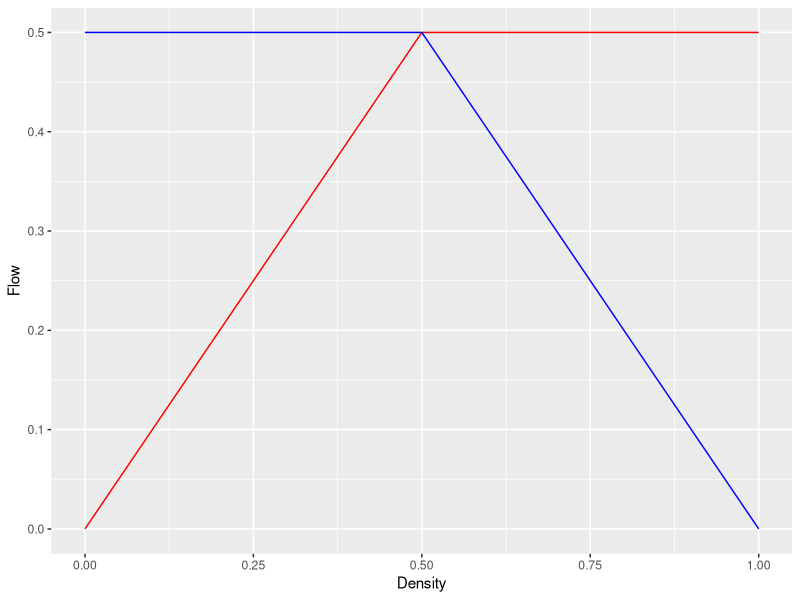
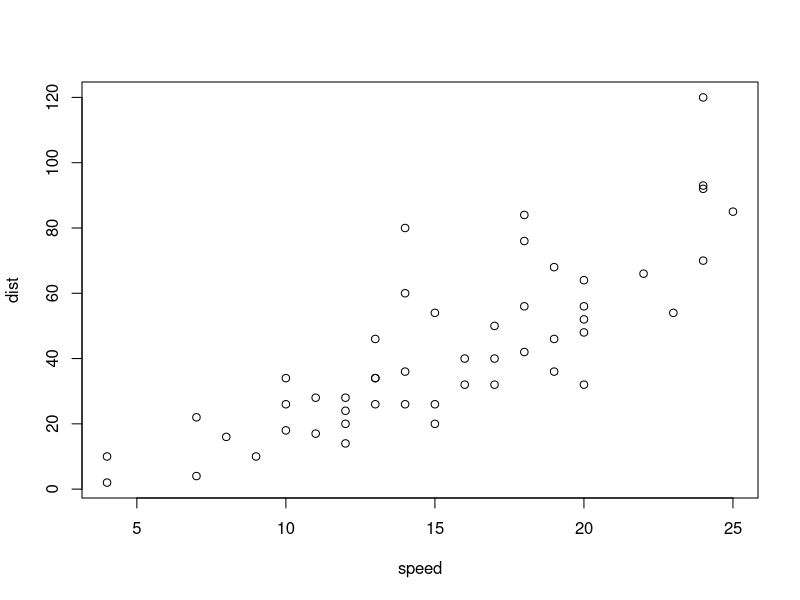

The R source for these figures, in order:
## ---- chunk 1
library(ggplot2)
N <- 0.1 # sampling 
x <- seq(from = 0,  to = 1,  by = N)

y1 <- pmin(x, 0.5)
y2 <- pmin(0.5, -x+1)
Demand <- data.frame(c(list(x),list(y1)))
Supply <- data.frame(c(list(x),list(y2)))
names(Demand) <- c("Density", "Flow")
names(Supply) <- c("Density", "Flow")
ggplot(data=Demand,aes(x=Density,y=Flow))+geom_line(color='red', show.legend = TRUE)+ 
  geom_line(data = Supply, color='blue',show.legend = TRUE) 
## ---- chunk 2
plot(cars)  # a scatterplot
